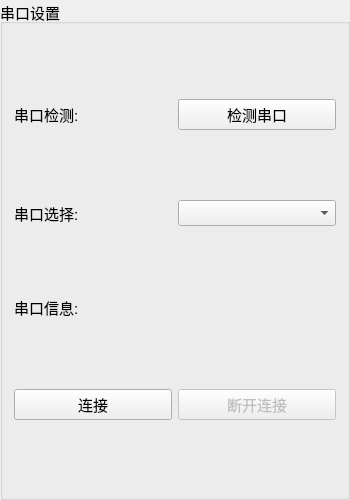
        <widget class="QGroupBox" name="groupBox_1_1">
         <property name="enabled">
          <bool>true</bool>
         </property>
         <property name="sizePolicy">
          <sizepolicy hsizetype="Preferred" vsizetype="Preferred">
           <horstretch>0</horstretch>
           <verstretch>0</verstretch>
          </sizepolicy>
         </property>
         <property name="minimumSize">
          <size>
           <width>350</width>
           <height>500</height>
          </size>
         </property>
         <property name="maximumSize">
          <size>
           <width>350</width>
           <height>500</height>
          </size>
         </property>
         <property name="font">
          <font>
           <pointsize>11</pointsize>
          </font>
         </property>
         <property name="cursor">
          <cursorShape>ArrowCursor</cursorShape>
         </property>
         <property name="mouseTracking">
          <bool>false</bool>
         </property>
         <property name="contextMenuPolicy">
          <enum>Qt::DefaultContextMenu</enum>
         </property>
         <property name="layoutDirection">
          <enum>Qt::LeftToRight</enum>
         </property>
         <property name="title">
          <string>串口设置</string>
         </property>
         <layout class="QGridLayout" name="gridLayout_2">
          <item row="3" column="1">
           <widget class="QPushButton" name="pushButton_1_DuanKaiLianJie">
            <property name="enabled">
             <bool>false</bool>
            </property>
            <property name="text">
             <string>断开连接</string>
            </property>
           </widget>
          </item>
          <item row="0" column="1">
           <widget class="QPushButton" name="pushButton_1_JianCeChuanKou">
            <property name="minimumSize">
             <size>
              <width>110</width>
              <height>0</height>
             </size>
            </property>
            <property name="text">
             <string>检测串口</string>
            </property>
           </widget>
          </item>
          <item row="1" column="0">
           <widget class="QLabel" name="label_1_1">
            <property name="text">
             <string>串口选择:</string>
            </property>
           </widget>
          </item>
          <item row="2" column="0" colspan="2">
           <widget class="QLabel" name="label_1_PortInfo">
            <property name="sizePolicy">
             <sizepolicy hsizetype="Minimum" vsizetype="Maximum">
              <horstretch>100</horstretch>
              <verstretch>20</verstretch>
             </sizepolicy>
            </property>
            <property name="text">
             <string>串口信息:</string>
            </property>
           </widget>
          </item>
          <item row="3" column="0">
           <widget class="QPushButton" name="pushButton_1_LianJie">
            <property name="text">
             <string>连接</string>
            </property>
           </widget>
          </item>
          <item row="0" column="0">
           <widget class="QLabel" name="label_14">
            <property name="text">
             <string>串口检测:</string>
            </property>
           </widget>
          </item>
          <item row="1" column="1">
           <widget class="QComboBox" name="comboBox_1_1"/>
          </item>
         </layout>
        </widget>
